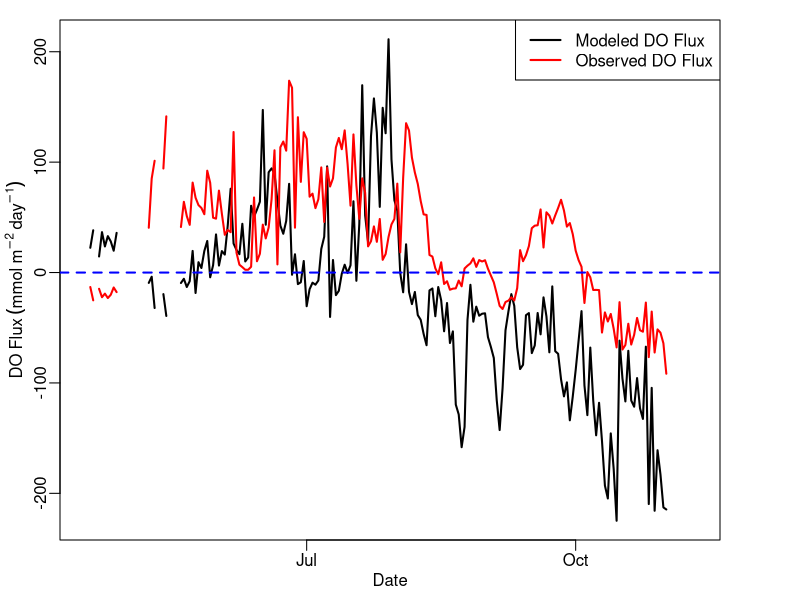
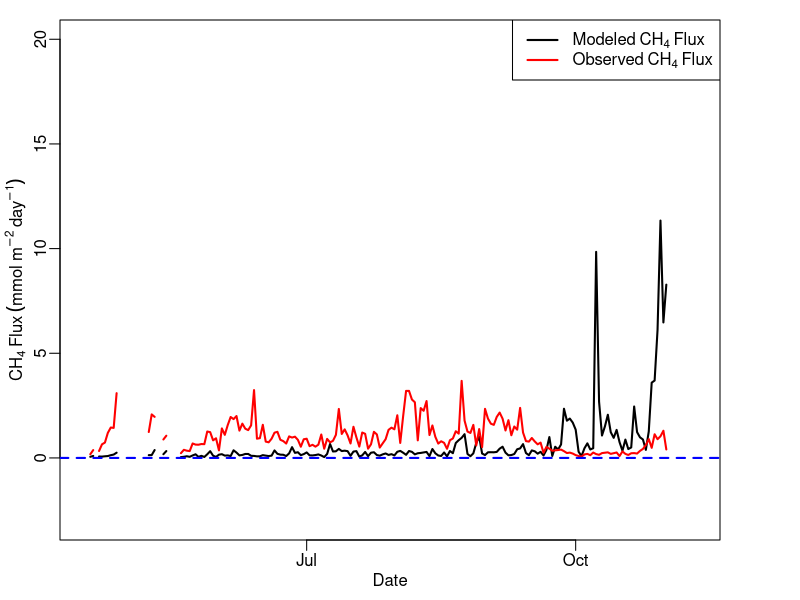
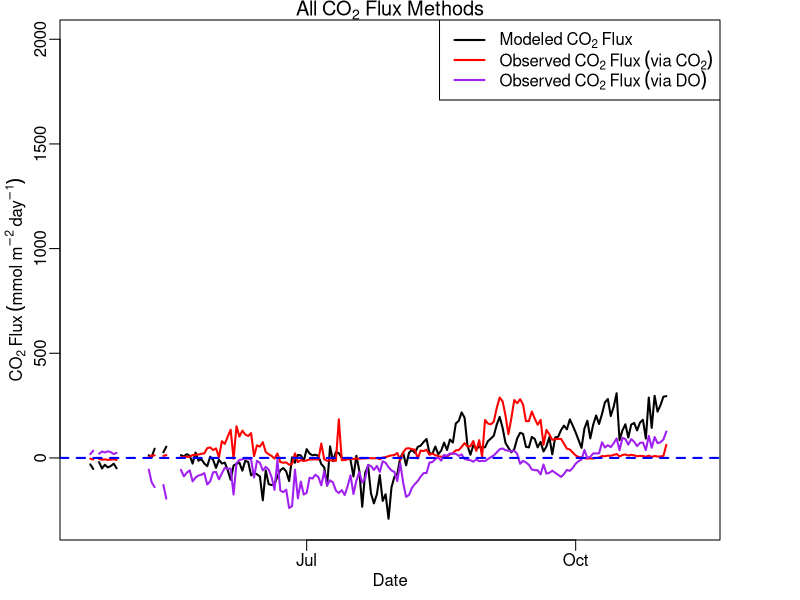
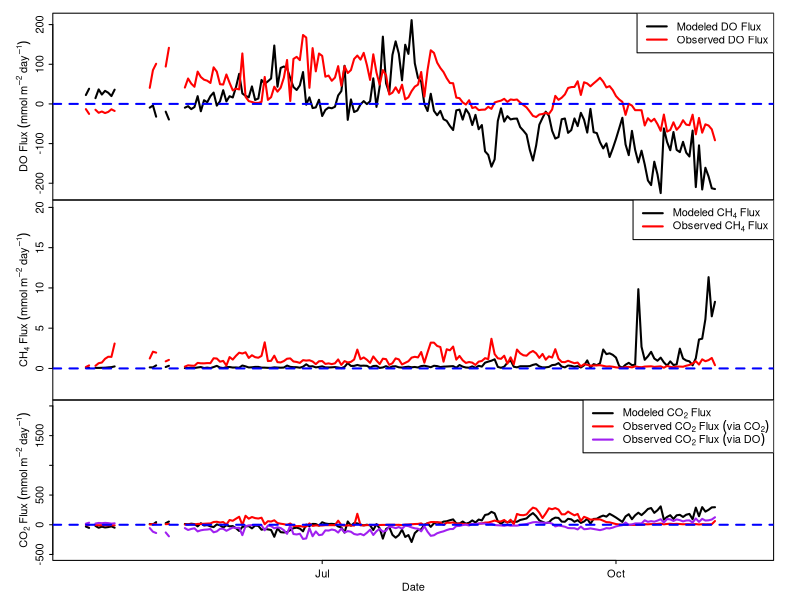

Here is the R script that generated these plots, in order:
#Plot Gas Flux
#7 March 2017
#JAH

setwd("~/Dropbox/GitHub Repos/GLM-Mendota/Data/")
flux<-read.csv('flux.data.csv')

############################################################
###############DISSOLVED OXYGEN FLUX########################
quartz()
par(mar=c(3,3,1,4),mgp=c(1.5,0.5,0),tck=-0.02)
plot(as.Date(flux$datetime),flux$do.flux.read.mod,type = 'l',lwd=2,ylab = expression(DO~Flux~(mmol~m^-2~day^-1)),xlab = expression(Date))
lines(as.Date(flux$datetime),flux$do.flux.read.obs,type= 'l',lwd=2,col='red')
abline(0,0,col='blue',lty=2,lwd=2)
legend('topright',c('Modeled DO Flux','Observed DO Flux'),lty = c(1,1),lwd=c(2,2),col=c('black','red'))



############################################################
#####################METHANE FLUX###########################
quartz()
par(mar=c(3,3,1,4),mgp=c(1.5,0.5,0),tck=-0.02)
plot(as.Date(flux$datetime),flux$ch4.flux.read.mod,type='l', lwd=2, ylab = expression(CH[4]~Flux~(mmol~m^-2~day^-1)),xlab = expression(Date),ylim=c(-3,20))
lines(as.Date(flux$datetime),flux$ch4.flux.read.obs,type = 'l', lwd = 2, col = 'red')
abline(0,0,col='blue',lty=2,lwd=2)
legend('topright',c(expression(Modeled~CH[4]~Flux),expression(Observed~CH[4]~Flux)),lty = c(1,1),lwd=c(2,2),col=c('black','red'))



############################################################
#####################CARBON DIOXIDE FLUX####################
quartz()
par(mar=c(3,3,1,4),mgp=c(1.5,0.5,0),tck=-0.02)
plot(as.Date(flux$datetime),flux$co2.flux.read.mod,type ='l',lwd =2,ylab = expression(CO[2]~Flux~(mmol~m^-2~day^-1)),xlab = expression(Date),ylim = c(-300,2000),main=expression(All~CO[2]~Flux~Methods))
lines(as.Date(flux$datetime),flux$co2.flux.read.obs,type = 'l', lwd = 2, col = 'red')
lines(as.Date(flux$datetime),flux$co2.flux.read.obs.do,type='l',lwd=2, col='purple')
abline(0,0,col='blue',lty =2,lwd=2)
legend('topright',c(expression(Modeled~CO[2]~Flux),expression(Observed~CO[2]~Flux~(via~CO[2])),expression(Observed~CO[2]~Flux~(via~DO))),lty = c(1,1,1),lwd=c(2,2,2),col=c('black','red','purple'))



############################################################
#####################THREE PANEL PLOT#######################

quartz()
par(mfrow=c(3,1),mar=c(0,4,1,2),mgp=c(1.5,0.5,0),tck=-0.02)
plot(as.Date(flux$datetime),flux$do.flux.read.mod,type = 'l',lwd=2,xlab=NA,ylab = expression(DO~Flux~(mmol~m^-2~day^-1)),xaxt='n')
lines(as.Date(flux$datetime),flux$do.flux.read.obs,type= 'l',lwd=2,col='red')
abline(0,0,col='blue',lty=2,lwd=2)
legend('topright',c('Modeled DO Flux','Observed DO Flux'),lty = c(1,1),lwd=c(2,2),col=c('black','red'))

par(mar=c(0,4,0,2),mgp=c(1.5,0.5,0),tck=-0.02)
plot(as.Date(flux$datetime),flux$ch4.flux.read.mod,type='l', lwd=2, ylab = expression(CH[4]~Flux~(mmol~m^-2~day^-1)),xlab = NA,ylim=c(-3,20),xaxt='n')
lines(as.Date(flux$datetime),flux$ch4.flux.read.obs,type = 'l', lwd = 2, col = 'red')
abline(0,0,col='blue',lty=2,lwd=2)
legend('topright',c(expression(Modeled~CH[4]~Flux),expression(Observed~CH[4]~Flux)),lty = c(1,1),lwd=c(2,2),col=c('black','red'))

par(mar=c(3,4,0,2),mgp=c(1.5,0.5,0),tck=-0.02)
plot(as.Date(flux$datetime),flux$co2.flux.read.mod,type ='l',lwd =2,ylab = expression(CO[2]~Flux~(mmol~m^-2~day^-1)),xlab = expression(Date),ylim = c(-500,2000))
lines(as.Date(flux$datetime),flux$co2.flux.read.obs,type = 'l', lwd = 2, col = 'red')
lines(as.Date(flux$datetime),flux$co2.flux.read.obs.do,type='l',lwd=2, col='purple')
abline(0,0,col='blue',lty =2,lwd=2)
legend('topright',c(expression(Modeled~CO[2]~Flux),expression(Observed~CO[2]~Flux~(via~CO[2])),expression(Observed~CO[2]~Flux~(via~DO))),lty = c(1,1,1),lwd=c(2,2,2),col=c('black','red','purple'))
